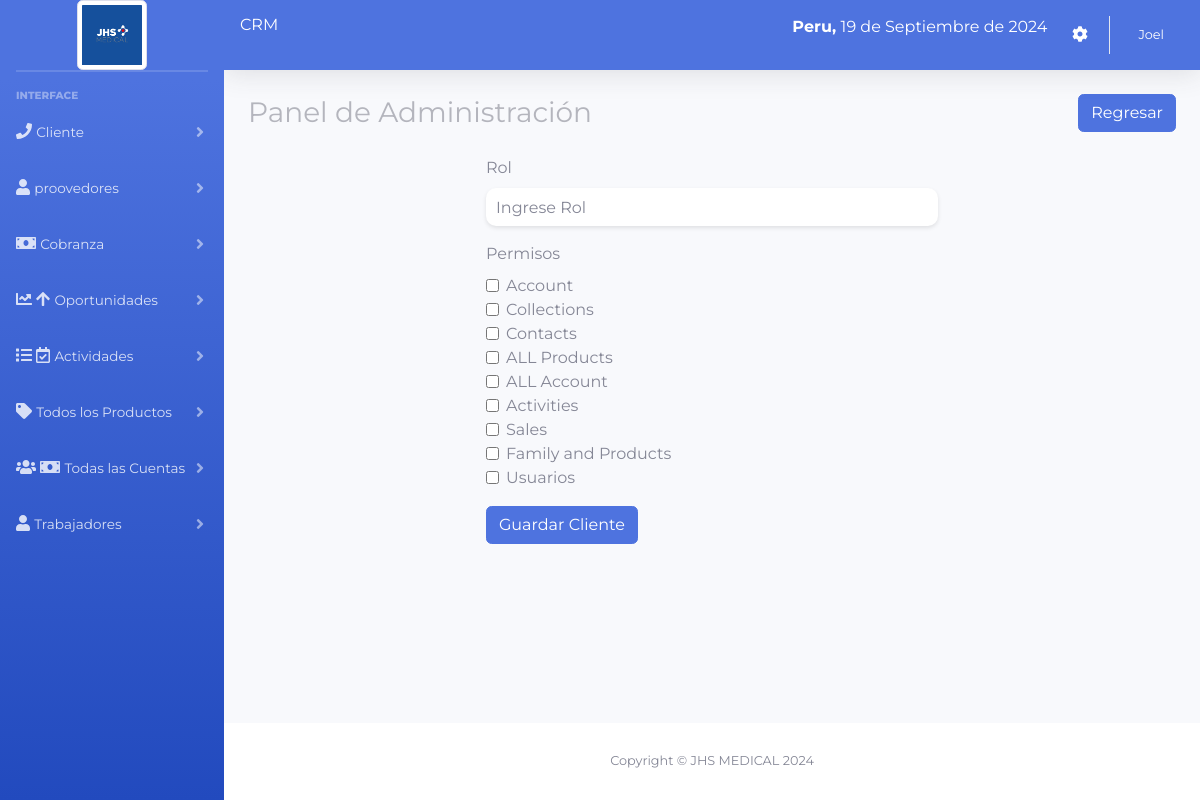
The app's page /sistema/actualizar_permisos.php (signed in) with its own data.
### tables this page shows
CREATE TABLE `permisos` (
  `id` int(11) NOT NULL,
  `permiso` varchar(100) DEFAULT NULL,
  `fecha_creacion` date DEFAULT NULL
);

### sistema/actualizar_permisos.php (the view, shortened to what this page needs)
<?php include_once "includes/header.php";
include "../conexion.php";
?>
<div class="container-fluid">
    <div class="d-sm-flex align-items-center justify-content-between mb-4">
        <h1 class="h3 mb-0 text-gray-800">Panel de Administración</h1>
        <a href="lista_roles.php" class="btn btn-primary">Regresar</a>
    </div>
    <div class="row">
    <div class="col-lg-6 m-auto">
        <form action="" method="post" autocomplete="off" enctype="multipart/form-data">
            <div class="form-group">
                <label for="Rol">Rol</label>
                <input type="text" placeholder="Ingrese Rol" name="Rol" id="Rol" class="form-control">
            </div>
            <div class="form-group">
                <label for="recurrente">Permisos</label>
                <?php
                $query_customer = mysqli_query($conexion, "SELECT * FROM permisos");
                while ($permiso = mysqli_fetch_assoc($query_customer)) {
                    $permisoId = $permiso['id'];
                    $permisoNombre = $permiso['permiso'];
                    echo '<div class="form-check">
                            <input class="form-check-input" type="checkbox" name="permisos[]" id="permiso'.$permisoId.'" value="'.$permisoId.'">
                            <label class="form-check-label" for="permiso'.$permisoId.'">
                              '.$permisoNombre.'
                            </label>
                          </div>';
                  }
                ?>
            </div>
            <input type="submit" value="Guardar Cliente" class="btn btn-primary">
        </form>
    </div>
</div>
</div>
</div>
<?php include_once "includes/footer.php"; ?>

### sistema/includes/header.php (style rules this page uses)
body { font-family: 'Montserrat', sans-serif; }
.form-group input[type="text"], .form-group input[type="email"], .form-group input[type="tel"], .form-group input[type="date"], .form-group input[type="number"], .form-group select { border: none; border-radius: 10px; padding: 10px; transition: box-shadow 0.3s ease-in-out; box-shadow: 0 2px 4px rgba(0, 0, 0, 0.1); }

### sistema/includes/footer.php (style rules this page uses)
* { margin: 0; padding: 0; box-sizing: border-box; font-family: 'Montserrat', sans-serif; }

### records on screen
permisos: permiso "Account"
permisos: permiso "Collections"
permisos: permiso "Contacts"
permisos: permiso "ALL Products"
permisos: permiso "ALL Account"
permisos: permiso "Activities"
permisos: permiso "Sales"
permisos: permiso "Family and Products"
permisos: permiso "Usuarios"

### other values on screen
fechaPeru() "19 de Septiembre de 2024"
$_SESSION['nombre'] "Joel"
